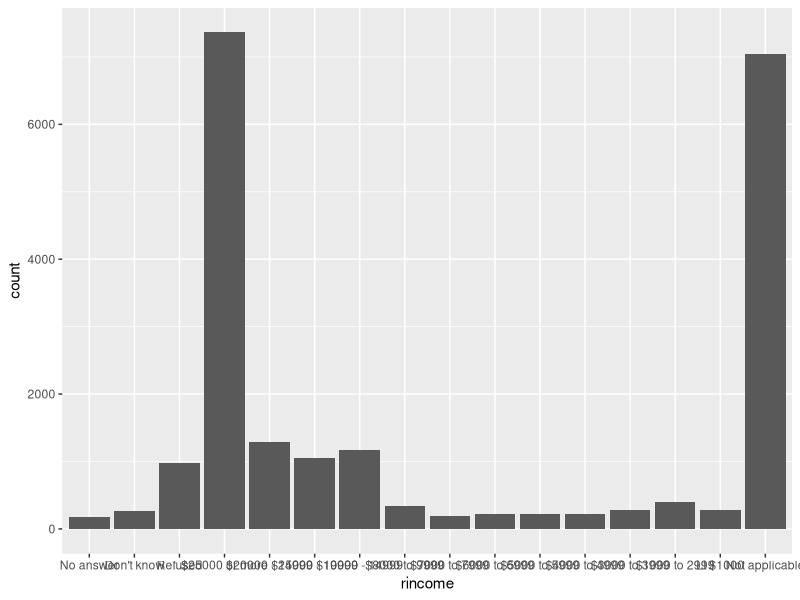
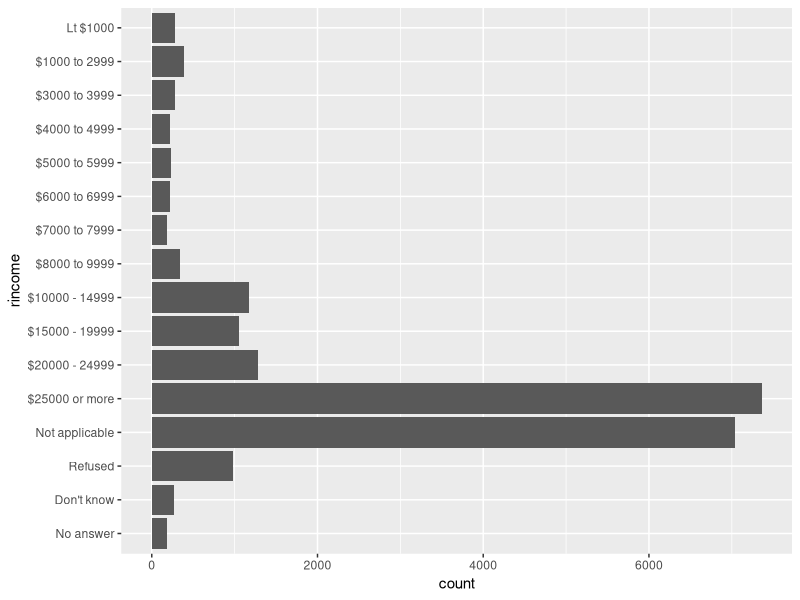
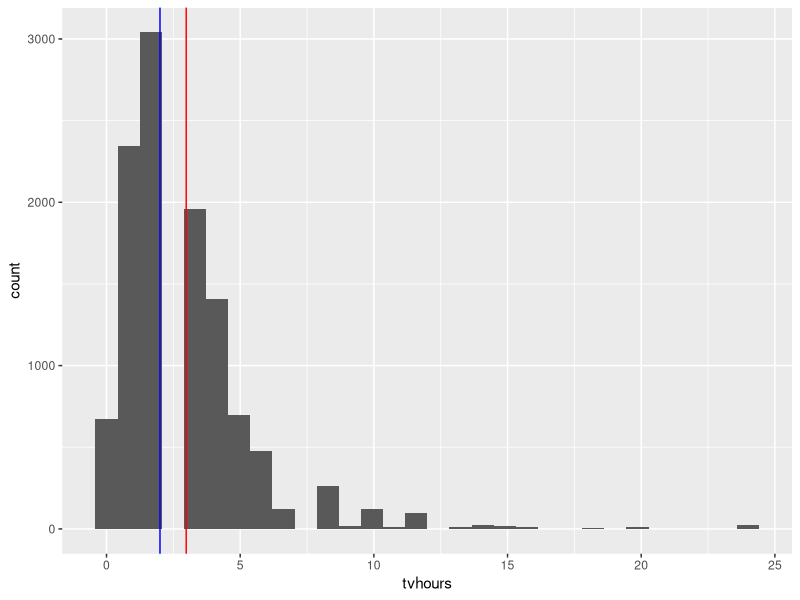
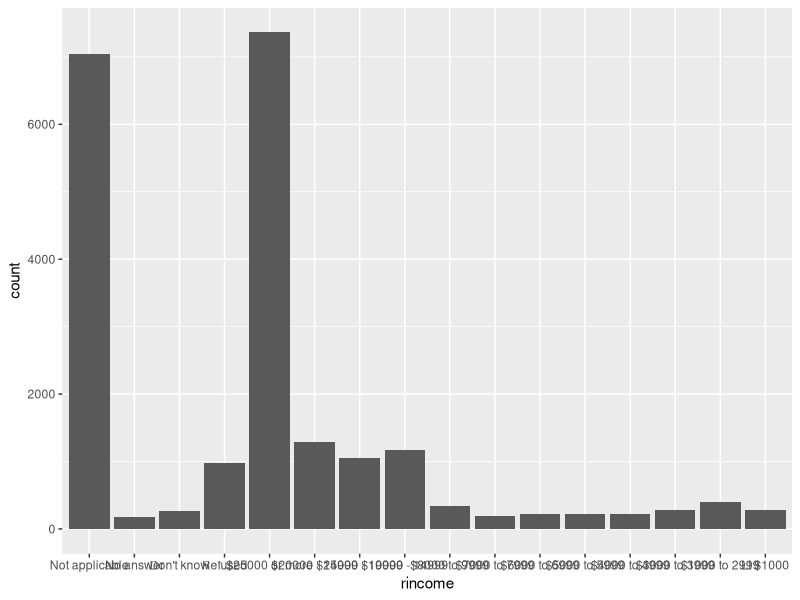
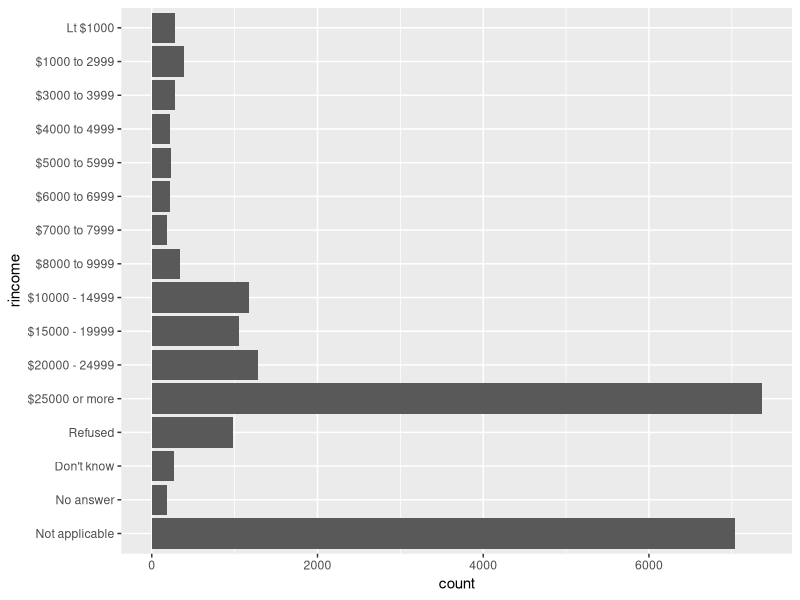
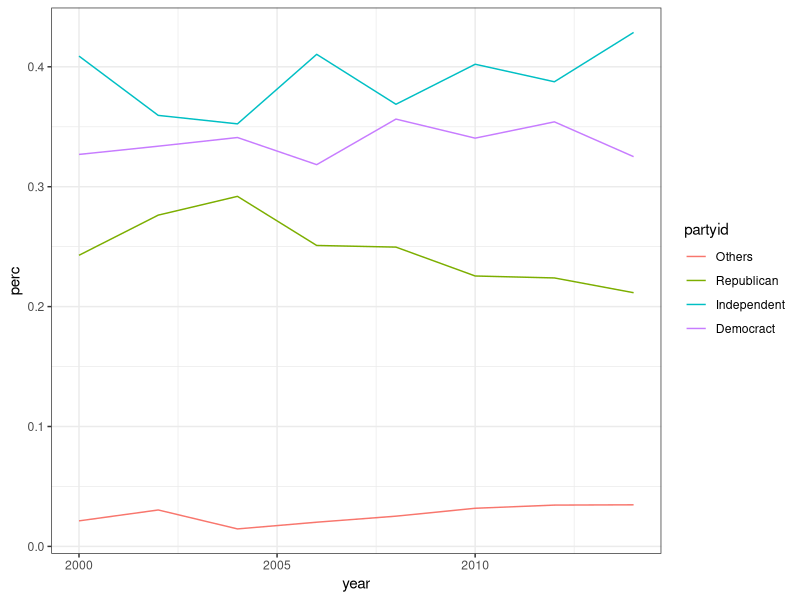
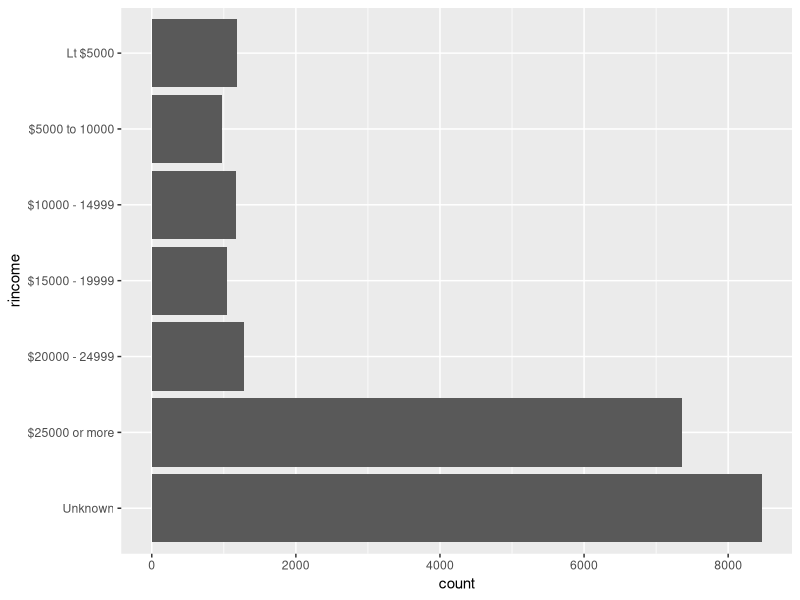

These charts were generated, in order, by the following R code:
## ---- chunk 1
library(tidyverse)
## ---- chunk 2
gss_cat %>%
  ggplot(aes(rincome)) +
  geom_bar()

gss_cat %>%
  mutate(rincome =
           fct_relevel(rincome,
                       c("No answer", "Don't know", "Refused", "Not applicable"))) %>%
  ggplot(aes(rincome)) +
  geom_bar() +
  coord_flip()
## ---- chunk 3
gss_cat %>%
  count(relig) %>%
  arrange(-n)
## ---- chunk 4
gss_cat %>%
  count(partyid) %>%
  arrange(-n)
## ---- chunk 5
gss_cat %>%
  count(relig, denom) %>%
  filter(denom == "No denomination")
## ---- chunk 6
gss_cat %>%
  ggplot(aes(tvhours)) +
  geom_histogram() +
  geom_vline(xintercept = mean(gss_cat$tvhours, na.rm = TRUE), colour = "red") +
  geom_vline(xintercept = median(gss_cat$tvhours, na.rm = TRUE), colour = "blue")
## ---- chunk 7
fct_gss <- gss_cat[sapply(gss_cat, is.factor)]

lapply(fct_gss, levels)
## ---- chunk 8
gss_cat %>%
  mutate(rincome = rincome %>% fct_relevel("Not applicable")) %>%
  ggplot(aes(rincome)) +
  geom_bar()
## ---- chunk 9
gss_cat %>%
  mutate(rincome = rincome %>% fct_relevel("Not applicable")) %>%
  ggplot(aes(rincome)) +
  geom_bar() +
  coord_flip()
## ---- chunk 10

all_levels <- levels(gss_cat$partyid)

gss_cat %>%
  mutate(partyid = fct_collapse(partyid,
    Democract = c('Not str democrat', 'Strong democrat'),
    Republican = c('Strong republican', 'Not str republican'),
    Independent = c("Ind,near rep", "Independent", "Ind,near dem"),
    Others = c("No answer", "Don't know", "Other party")
  )) %>%
  count(year, partyid) %>%
  group_by(year) %>%
  mutate(perc = n / sum(n)) %>%
  ggplot(aes(year, perc, group = partyid, colour = partyid)) +
  geom_line() +
  theme_bw()
## ---- chunk 11
gss_cat %>%
  mutate(rincome = fct_lump(rincome, n = 6)) %>%
  count(rincome)
## ---- chunk 12
gss_cat %>%
  mutate(rincome =
           fct_collapse(
             rincome,
             `Unknown` = c("No answer", "Don't know", "Refused", "Not applicable"),
             `Lt $5000` = c("Lt $1000", str_c("$", c("1000", "3000", "4000"),
                                              " to ", c("2999", "3999", "4999"))),
             `$5000 to 10000` = str_c("$", c("5000", "6000", "7000", "8000"),
                                      " to ", c("5999", "6999", "7999", "9999"))
           )) %>%
  ggplot(aes(x = rincome)) +
  geom_bar() +
  coord_flip()
